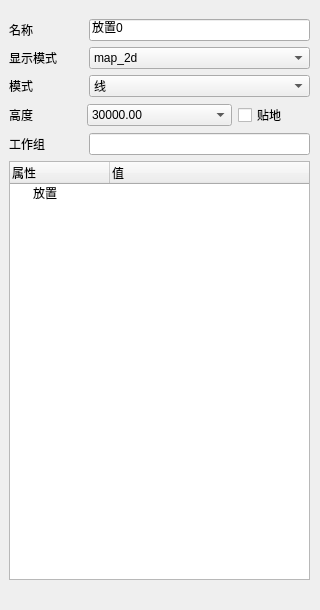
<?xml version="1.0" encoding="UTF-8"?>
<ui version="4.0">
 <class>MAP_DLG_PrimitiveConfigDialog</class>
 <widget class="QDialog" name="MAP_DLG_PrimitiveConfigDialog">
  <property name="geometry">
   <rect>
    <x>0</x>
    <y>0</y>
    <width>320</width>
    <height>610</height>
   </rect>
  </property>
  <property name="windowTitle">
   <string>Dialog</string>
  </property>
  <widget class="QWidget" name="m_configWidget" native="true">
   <property name="geometry">
    <rect>
     <x>9</x>
     <y>19</y>
     <width>301</width>
     <height>561</height>
    </rect>
   </property>
   <layout class="QGridLayout" name="gridLayout">
    <item row="0" column="0">
     <widget class="QWidget" name="m_nameWidget" native="true">
      <layout class="QHBoxLayout" name="horizontalLayout" stretch="1,3">
       <property name="leftMargin">
        <number>0</number>
       </property>
       <property name="topMargin">
        <number>0</number>
       </property>
       <property name="rightMargin">
        <number>0</number>
       </property>
       <property name="bottomMargin">
        <number>0</number>
       </property>
       <item>
        <widget class="QLabel" name="label">
         <property name="text">
          <string>名称</string>
         </property>
        </widget>
       </item>
       <item>
        <widget class="QLineEdit" name="m_nameLineEdit">
         <property name="text">
          <string>放置0</string>
         </property>
        </widget>
       </item>
      </layout>
     </widget>
    </item>
    <item row="1" column="0">
     <widget class="QWidget" name="m_showModeWidget" native="true">
      <layout class="QHBoxLayout" name="horizontalLayout_2" stretch="1,3">
       <property name="leftMargin">
        <number>0</number>
       </property>
       <property name="topMargin">
        <number>0</number>
       </property>
       <property name="rightMargin">
        <number>0</number>
       </property>
       <property name="bottomMargin">
        <number>0</number>
       </property>
       <item>
        <widget class="QLabel" name="label_2">
         <property name="text">
          <string>显示模式</string>
         </property>
        </widget>
       </item>
       <item>
        <widget class="QComboBox" name="m_showModeComboBox">
         <item>
          <property name="text">
           <string>map_2d</string>
          </property>
         </item>
         <item>
          <property name="text">
           <string>map_3d</string>
          </property>
         </item>
         <item>
          <property name="text">
           <string>map_2d_3d</string>
          </property>
         </item>
        </widget>
       </item>
      </layout>
     </widget>
    </item>
    <item row="2" column="0">
     <widget class="QWidget" name="m_modeWidget" native="true">
      <layout class="QHBoxLayout" name="horizontalLayout_3" stretch="1,3">
       <property name="leftMargin">
        <number>0</number>
       </property>
       <property name="topMargin">
        <number>0</number>
       </property>
       <property name="rightMargin">
        <number>0</number>
       </property>
       <property name="bottomMargin">
        <number>0</number>
       </property>
       <item>
        <widget class="QLabel" name="label_3">
         <property name="text">
          <string>模式</string>
         </property>
        </widget>
       </item>
       <item>
        <widget class="QComboBox" name="m_modeComboBox">
         <item>
          <property name="text">
           <string>线</string>
          </property>
         </item>
         <item>
          <property name="text">
           <string>面</string>
          </property>
         </item>
         <item>
          <property name="text">
           <string>墙</string>
          </property>
         </item>
        </widget>
       </item>
      </layout>
     </widget>
    </item>
    <item row="3" column="0">
     <widget class="QWidget" name="m_heightWidget" native="true">
      <layout class="QHBoxLayout" name="horizontalLayout_4" stretch="1,2,1">
       <property name="leftMargin">
        <number>0</number>
       </property>
       <property name="topMargin">
        <number>0</number>
       </property>
       <property name="rightMargin">
        <number>0</number>
       </property>
       <property name="bottomMargin">
        <number>0</number>
       </property>
       <item>
        <widget class="QLabel" name="label_4">
         <property name="text">
          <string>高度</string>
         </property>
        </widget>
       </item>
       <item>
        <widget class="QComboBox" name="m_heightComboBox">
         <item>
          <property name="text">
           <string>30000.00</string>
          </property>
         </item>
         <item>
          <property name="text">
           <string>New Item</string>
          </property>
         </item>
        </widget>
       </item>
       <item>
        <widget class="QCheckBox" name="m_heightCheckBox">
         <property name="text">
          <string>贴地</string>
         </property>
        </widget>
       </item>
      </layout>
     </widget>
    </item>
    <item row="4" column="0">
     <widget class="QWidget" name="m_groupWidget" native="true">
      <layout class="QHBoxLayout" name="horizontalLayout_5" stretch="1,3">
       <property name="leftMargin">
        <number>0</number>
       </property>
       <property name="topMargin">
        <number>0</number>
       </property>
       <property name="rightMargin">
        <number>0</number>
       </property>
       <property name="bottomMargin">
        <number>0</number>
       </property>
       <item>
        <widget class="QLabel" name="label_5">
         <property name="text">
          <string>工作组</string>
         </property>
        </widget>
       </item>
       <item>
        <widget class="QLineEdit" name="m_groupLineEdit"/>
       </item>
      </layout>
     </widget>
    </item>
    <item row="5" column="0">
     <widget class="QTreeWidget" name="m_treeWidget">
      <column>
       <property name="text">
        <string>属性</string>
       </property>
      </column>
      <column>
       <property name="text">
        <string>值</string>
       </property>
      </column>
      <item>
       <property name="text">
        <string>放置</string>
       </property>
      </item>
     </widget>
    </item>
   </layout>
  </widget>
 </widget>
 <resources/>
 <connections/>
</ui>
